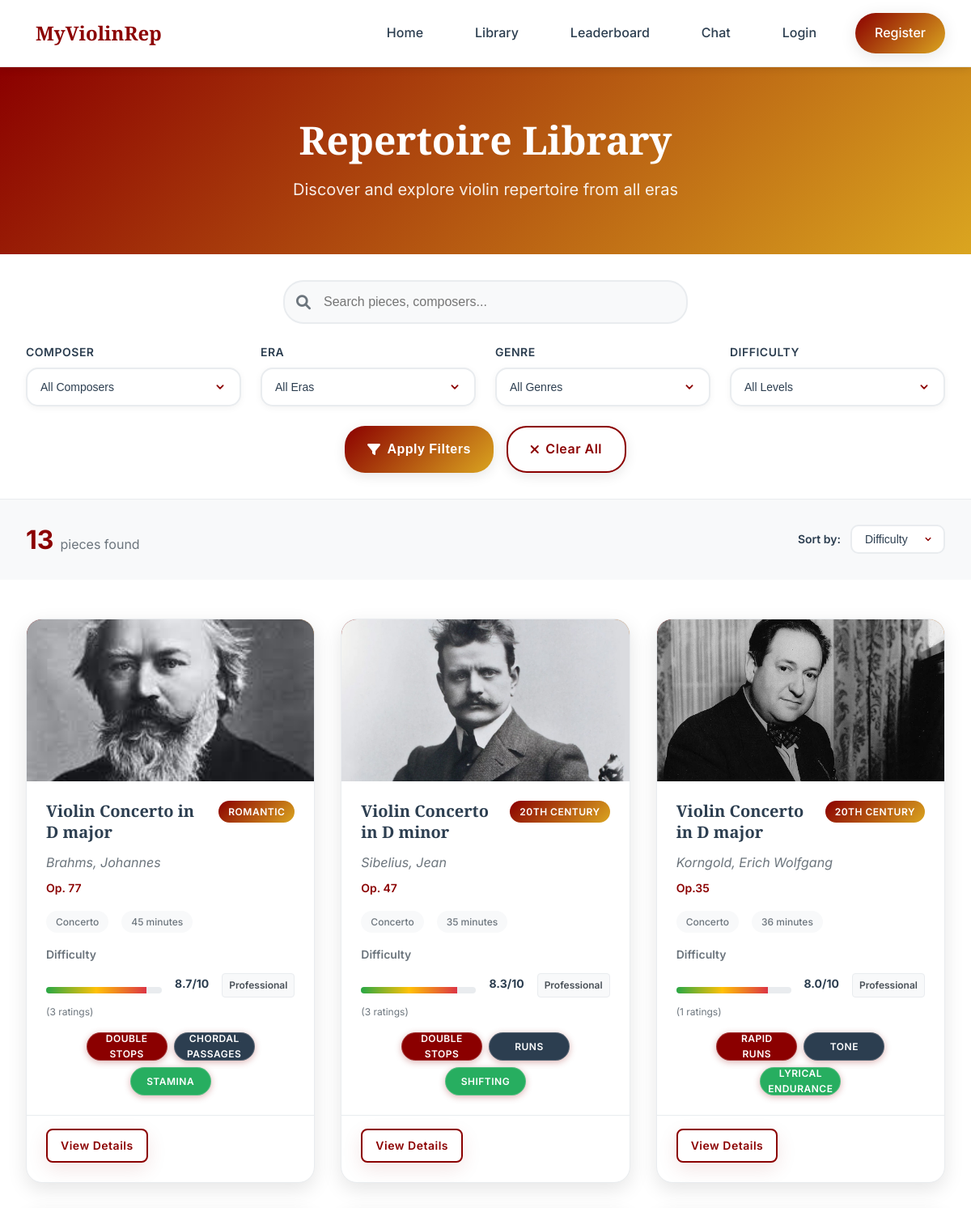
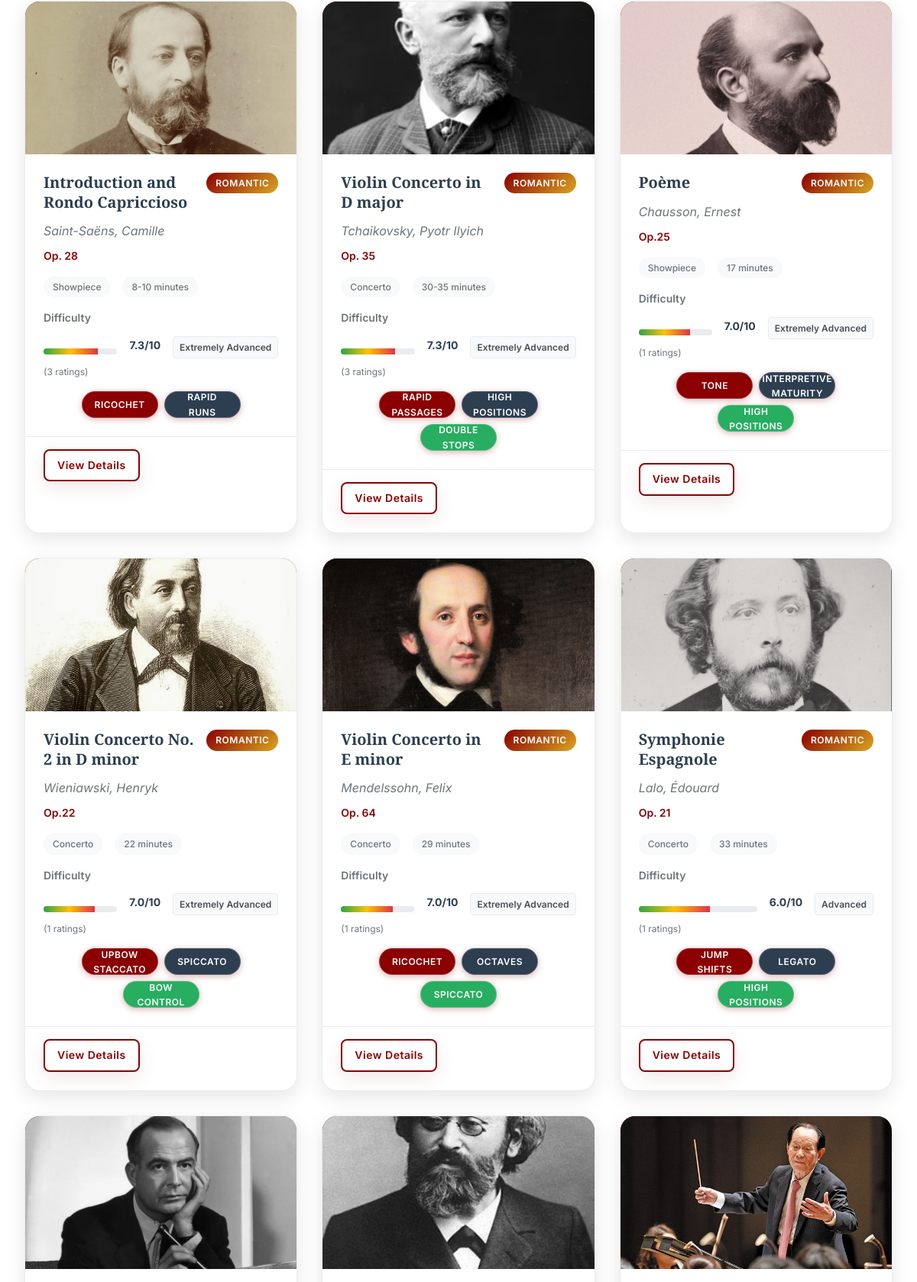
The page /library (upper part) on the database its author committed (2 pictures, top to bottom).
### app.py (models this page shows)
class Piece(db.Model):
    id = db.Column(db.Integer, primary_key=True)
    title = db.Column(db.String(200), nullable=False)
    composer = db.Column(db.String(100), nullable=False)
    era = db.Column(db.String(50), nullable=False)
    genre = db.Column(db.String(100), nullable=False)
    opus = db.Column(db.String(100))
    length = db.Column(db.String(50))
    cover_image = db.Column(db.String(200))
    recording_link = db.Column(db.String(500))
    performance_links = db.Column(db.Text)  # JSON string
    technical_tags = db.Column(db.Text)  # JSON string
    difficulty_avg = db.Column(db.Float, default=0.0)
    total_ratings = db.Column(db.Integer, default=0)
    submitter_id = db.Column(db.Integer, db.ForeignKey('user.id'))
    is_approved = db.Column(db.Boolean, default=False)
    date_added = db.Column(db.DateTime, default=datetime.utcnow)
    description = db.Column(db.Text)
    ratings = db.relationship('Rating', backref='piece', lazy=True)
    comments = db.relationship('Comment', backref='piece', lazy=True)
    favorites = db.relationship('Favorite', backref='piece', lazy=True)

### app.py (the view, shortened to what this page needs)
@app.route('/library')
def library():
    page = request.args.get('page', 1, type=int)
    composer = request.args.get('composer', '')
    era = request.args.get('era', '')
    genre = request.args.get('genre', '')
    difficulty = request.args.get('difficulty', '')
    query = Piece.query.filter_by(is_approved=True)
    if composer:
        query = query.filter(Piece.composer.ilike(f'%{composer}%'))
    if era:
        query = query.filter_by(era=era)
    if genre:
        query = query.filter_by(genre=genre)
    pieces = query.order_by(Piece.title).paginate(page=page, per_page=12, error_out=False)
    all_composers = db.session.query(Piece.composer).filter_by(is_approved=True).distinct().order_by(Piece.composer).all()
    composers = [composer[0] for composer in all_composers]
    return render_template('library.html', pieces=pieces, composers=composers)

### app.py (called while the page is built)
@app.template_filter('from_json')
def from_json(value):
    if value:
        try:
            result = json.loads(value)
            if isinstance(result, str):
                return [result] if result.strip() else []
            elif isinstance(result, list):
                return [item for item in result if item and str(item).strip()]
            else:
                return []
        except:
            return []
    return []

### templates/library.html (shortened to what this page needs)
{% extends "base.html" %}
{% block content %}
<section class="library-header">
    <div class="container">
        <div class="header-content">
            <h1 class="page-title">Repertoire Library</h1>
            <p class="page-subtitle">Discover and explore violin repertoire from all eras</p>
        </div>
    </div>
</section>
<section class="search-filters">
    <div class="container">
        <div class="filters-container">
            <form class="filters-form" method="GET" action="{{ url_for('library') }}" id="filterForm">
                <div class="search-group">
                    <div class="search-input-wrapper">
                        <i class="fas fa-search"></i>
                        <input type="text" name="search" placeholder="Search pieces, composers..." value="{{ request.args.get('search', '') }}" class="search-input">
                    </div>
                </div>
                <div class="filters-row">
                    <div class="filter-group">
                        <label for="composer">Composer</label>
                        <select name="composer" id="composer" class="filter-select">
                            <option value="">All Composers</option>
                        </select>
                    </div>
                    <div class="filter-group">
                        <label for="era">Era</label>
                        <select name="era" id="era" class="filter-select">
                            <option value="">All Eras</option>
                        </select>
                    </div>
                    <div class="filter-group">
                        <label for="genre">Genre</label>
                        <select name="genre" id="genre" class="filter-select">
                            <option value="">All Genres</option>
                        </select>
                    </div>
                    <div class="filter-group">
                        <label for="difficulty">Difficulty</label>
                        <select name="difficulty" id="difficulty" class="filter-select">
                            <option value="">All Levels</option>
                        </select>
                    </div>
                </div>
                <div class="filter-actions">
                    <button type="submit" class="btn btn-primary" id="applyFilters">
                        <i class="fas fa-filter"></i> Apply Filters
                    </button>
                    <a href="{{ url_for('library') }}" class="btn btn-outline">
                        <i class="fas fa-times"></i> Clear All
                    </a>
                </div>
            </form>
        </div>
    </div>
</section>
<section class="results-info">
    <div class="container">
        <div class="results-header">
            <div class="results-count">
                <span class="count-number">{{ pieces.total }}</span>
                <span class="count-label">pieces found</span>
            </div>
            <div class="sort-options">
                <label for="sort">Sort by:</label>
                <select id="sort" class="sort-select" onchange="sortPieces(this.value)">
                    <option value="difficulty" selected>Difficulty</option>
                </select>
            </div>
        </div>
    </div>
</section>
<section class="pieces-section">
    <div class="container">
        {% if pieces.items %}
            <div class="pieces-grid">
                {% for piece in pieces.items %}
                <div class="piece-card" data-aos="fade-up" data-aos-delay="{{ loop.index * 50 }}">
                    <div class="piece-cover">
                        {% if piece.cover_image %}
                            <img src="{{ piece.cover_image }}" alt="{{ piece.title }}">
                        {% else %}
                            <div class="piece-cover-placeholder">
                                <i class="fas fa-music"></i>
                            </div>
                        {% endif %}
                    </div>
                    <div class="piece-info">
                        <div class="piece-header">
                            <h3 class="piece-title">{{ piece.title }}</h3>
                            <div class="piece-era">{{ piece.era }}</div>
                        </div>
                        <p class="piece-composer">{{ piece.composer }}</p>
                        {% if piece.opus %}
                            <p class="piece-opus">{{ piece.opus }}</p>
                        {% endif %}
                        <div class="piece-meta">
                            <span class="piece-genre">{{ piece.genre }}</span>
                            {% if piece.length %}
                                <span class="piece-length">{{ piece.length }}</span>
                            {% endif %}
                        </div>
                        <div class="difficulty-section">
                            <div class="difficulty-label">Difficulty</div>
                            <div class="difficulty-display">
                                <div class="difficulty-meter">
                                    <div class="difficulty-fill" style="width: {{ (piece.difficulty_avg / 10) * 100 }}%"></div>
                                </div>
                                {% if piece.total_ratings > 0 %}
                                    <span class="difficulty-score">{{ "%.1f"|format(piece.difficulty_avg) }}/10</span>
                                    <div class="difficulty-level">
                                        {% if piece.difficulty_avg >= 9 %}
                                            Virtuoso
                                        {% elif piece.difficulty_avg >= 8 %}
                                            Professional
                                        {% elif piece.difficulty_avg >= 7 %}
                                            Extremely Advanced
                                        {% elif piece.difficulty_avg >= 6 %}
                                            Advanced
                                        {% elif piece.difficulty_avg >= 5 %}
                                            Early Advanced
                                        {% elif piece.difficulty_avg >= 3 %}
                                            Intermediate
                                        {% elif piece.difficulty_avg >= 2 %}
                                            Developing
                                        {% else %}
                                            Beginner
                                        {% endif %}
                                    </div>
                                {% else %}
                                    <span class="difficulty-score">No ratings yet</span>
                                {% endif %}
                            </div>
                            <div class="rating-count">({{ piece.total_ratings }} ratings)</div>
                        </div>
                        <div class="piece-tags">
                            {% if piece.technical_tags %}
                                {% set tags = piece.technical_tags|from_json %}
                                {% for tag in tags[:3] %}
                                    <span class="piece-tag">{{ tag }}</span>
                                {% endfor %}
                            {% endif %}
                        </div>
                    </div>
                    <div class="piece-footer">
                        <a href="{{ url_for('piece_detail', piece_id=piece.id) }}" class="btn btn-outline btn-sm">View Details</a>
                    </div>
                </div>
                {% endfor %}
            </div>
        {% endif %}
    </div>
</section>
{% endblock %}

### static/css/style.css (style rules this page uses)
* { margin: 0; padding: 0; box-sizing: border-box; }
:root { --primary-burgundy: #8B0000; --primary-gold: #DAA520; --secondary-navy: #1e3a8a; --secondary-silver: #94a3b8; --accent-champagne: #f4e4bc; --text-dark: #2c3e50; --text-muted: #6c757d; --bg-light: #f8f9fa; --white: #ffffff; --shadow-light: 0 4px 20px rgba(0, 0, 0, 0.1); --shadow-medium: 0 8px 40px rgba(0, 0, 0, 0.15); --shadow-heavy: 0 16px 60px rgba(0, 0, 0, 0.2); --border-radius: 16px; --transition: all 0.3s cubic-bezier(0.4, 0, 0.2, 1); }
body { font-family: 'Inter', -apple-system, BlinkMacSystemFont, 'Segoe UI', Roboto, sans-serif; line-height: 1.6; color: var(--text-dark); background: linear-gradient(135deg, #f8f9fa 0%, #e9ecef 100%); overflow-x: hidden; }
h1, h2, h3, h4, h5, h6 { font-family: 'Playfair Display', Georgia, serif; font-weight: 700; line-height: 1.2; }
.container { max-width: 1200px; margin: 0 auto; padding: 0 2rem; }
.search-input-wrapper { position: relative; width: 100%; display: flex; align-items: center; }
.search-input-wrapper i { position: absolute; left: 1rem; top: 50%; transform: translateY(-50%); color: #6c757d; font-size: 1rem; z-index: 2; }
.btn { display: inline-flex; align-items: center; gap: 0.75rem; padding: 0.875rem 1.75rem; border: none; border-radius: 25px; font-size: 0.875rem; font-weight: 600; text-decoration: none; cursor: pointer; transition: all 0.3s ease; position: relative; overflow: hidden; text-transform: none; letter-spacing: 0.5px; }
.btn::before { content: ''; position: absolute; top: 0; left: -100%; width: 100%; height: 100%; background: linear-gradient(90deg, transparent, rgba(255, 255, 255, 0.2), transparent); transition: left 0.5s ease; }
.btn-primary { background: linear-gradient(135deg, #8B0000, #DAA520); color: white; box-shadow: 0 8px 25px rgba(139, 0, 0, 0.3); }
.btn-outline { background: transparent; color: #8B0000; border: 2px solid #8B0000; box-shadow: 0 8px 25px rgba(139, 0, 0, 0.1); }
.btn-sm { padding: 0.625rem 1.25rem; font-size: 0.8rem; }
.piece-cover { width: 80px; height: 80px; background: linear-gradient(135deg, var(--primary-burgundy), var(--primary-gold)); border-radius: 12px; display: flex; align-items: center; justify-content: center; font-size: 2rem; color: white; flex-shrink: 0; }
.difficulty-meter { margin-top: 1rem; }
.difficulty-label { font-size: 0.875rem; color: var(--text-muted); margin-bottom: 0.5rem; }
.difficulty-fill { height: 100%; background: linear-gradient(90deg, #28a745, #ffc107, #dc3545); transition: width 0.3s ease; }
.difficulty-score { font-weight: 700; color: var(--text-dark); }
.library-header { background: linear-gradient(135deg, var(--primary-burgundy), var(--primary-gold)); color: white; padding: 4rem 0; text-align: center; }
.page-title { font-size: 3rem; margin-bottom: 1rem; }
.page-subtitle { font-size: 1.25rem; opacity: 0.9; }

### rows shown on the page
Piece: cover_image (picture)
Piece: cover_image (picture), title "Introduction and Rondo Capriccioso", era "ROMANTIC", composer "Saint-Saëns, Camille", opus "Op. 28", genre "Showpiece", length "8-10 minutes", difficulty_avg "7.3", shows "Extremely Advanced", total_ratings "3", 3 "RICOCHET" "RAPID RUNS"
Piece: cover_image (picture), title "Poème", era "ROMANTIC", composer "Chausson, Ernest", opus "Op.25", genre "Showpiece", length "17 minutes", difficulty_avg "7.0", shows "Extremely Advanced", total_ratings "1", 3 "TONE" "INTERPRETIVE MATURITY" "HIGH POSITIONS"
Piece: cover_image (picture), title "Symphonie Espagnole", era "ROMANTIC", composer "Lalo, Édouard", opus "Op. 21", genre "Concerto", length "33 minutes", difficulty_avg "6.0", shows "Advanced", total_ratings "1", 3 "JUMP SHIFTS" "LEGATO" "HIGH POSITIONS"
Piece: cover_image (picture)
Piece: cover_image (picture)
Piece: cover_image (picture), title "Violin Concerto No. 2 in D minor", era "ROMANTIC", composer "Wieniawski, Henryk", opus "Op.22", genre "Concerto", length "22 minutes", difficulty_avg "7.0", shows "Extremely Advanced", total_ratings "1", 3 "UPBOW STACCATO" "SPICCATO" "BOW CONTROL"
Piece: cover_image (picture), title "Violin Concerto in D major", era "ROMANTIC", composer "Brahms, Johannes", opus "Op. 77", genre "Concerto", length "45 minutes", difficulty_avg "8.7", shows "Professional", total_ratings "3", 3 "DOUBLE STOPS" "CHORDAL PASSAGES" "STAMINA"
Piece: cover_image (picture), title "Violin Concerto in D major", era "ROMANTIC", composer "Tchaikovsky, Pyotr Ilyich", opus "Op. 35", genre "Concerto", length "30-35 minutes", difficulty_avg "7.3", shows "Extremely Advanced", total_ratings "3", 3 "RAPID PASSAGES" "HIGH POSITIONS" "DOUBLE STOPS"
Piece: cover_image (picture), title "Violin Concerto in D major", era "20TH CENTURY", composer "Korngold, Erich Wolfgang", opus "Op.35", genre "Concerto", length "36 minutes", difficulty_avg "8.0", shows "Professional", total_ratings "1", 3 "RAPID RUNS" "TONE" "LYRICAL ENDURANCE"
Piece: cover_image (picture), title "Violin Concerto in D minor", era "20TH CENTURY", composer "Sibelius, Jean", opus "Op. 47", genre "Concerto", length "35 minutes", difficulty_avg "8.3", shows "Professional", total_ratings "3", 3 "DOUBLE STOPS" "RUNS" "SHIFTING"
Piece: cover_image (picture), title "Violin Concerto in E minor", era "ROMANTIC", composer "Mendelssohn, Felix", opus "Op. 64", genre "Concerto", length "29 minutes", difficulty_avg "7.0", shows "Extremely Advanced", total_ratings "1", 3 "RICOCHET" "OCTAVES" "SPICCATO"

### other values the page prints
{{ pieces.total }} "13"
